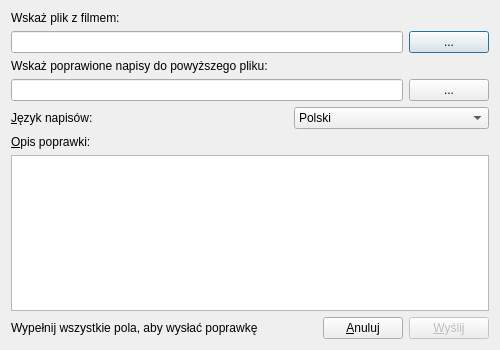
<ui version="4.0" >
 <class>frmCorrect</class>
 <widget class="QDialog" name="frmCorrect" >
  <property name="geometry" >
   <rect>
    <x>0</x>
    <y>0</y>
    <width>500</width>
    <height>350</height>
   </rect>
  </property>
  <property name="minimumSize" >
   <size>
    <width>460</width>
    <height>270</height>
   </size>
  </property>
  <property name="windowTitle" >
   <string>Wyślij poprawione napisy</string>
  </property>
  <property name="windowIcon" >
   <iconset resource="../src/resources.qrc" >:/icon/qnapi-48-icon.png</iconset>
  </property>
  <layout class="QVBoxLayout" >
   <item>
    <widget class="QLabel" name="lbMovieSelect" >
     <property name="text" >
      <string>Wskaż plik z filmem:</string>
     </property>
    </widget>
   </item>
   <item>
    <layout class="QHBoxLayout" >
     <item>
      <widget class="QLineEdit" name="leMovieSelect" />
     </item>
     <item>
      <widget class="QPushButton" name="pbMovieSelect" >
       <property name="text" >
        <string>...</string>
       </property>
      </widget>
     </item>
    </layout>
   </item>
   <item>
    <widget class="QLabel" name="lbSubtitlesSelect" >
     <property name="text" >
      <string>Wskaż poprawione napisy do powyższego pliku:</string>
     </property>
    </widget>
   </item>
   <item>
    <layout class="QHBoxLayout" >
     <item>
      <widget class="QLineEdit" name="leSubtitlesSelect" />
     </item>
     <item>
      <widget class="QPushButton" name="pbSubtitlesSelect" >
       <property name="text" >
        <string>...</string>
       </property>
      </widget>
     </item>
    </layout>
   </item>
   <item>
    <layout class="QHBoxLayout" >
     <item>
      <widget class="QLabel" name="lbLanguage" >
       <property name="text" >
        <string>&amp;Język napisów:</string>
       </property>
       <property name="buddy" >
        <cstring>cbLanguage</cstring>
       </property>
      </widget>
     </item>
     <item>
      <spacer>
       <property name="orientation" >
        <enum>Qt::Horizontal</enum>
       </property>
       <property name="sizeHint" >
        <size>
         <width>31</width>
         <height>20</height>
        </size>
       </property>
      </spacer>
     </item>
     <item>
      <widget class="QComboBox" name="cbLanguage" >
       <property name="sizePolicy" >
        <sizepolicy vsizetype="Fixed" hsizetype="Expanding" >
         <horstretch>0</horstretch>
         <verstretch>0</verstretch>
        </sizepolicy>
       </property>
       <item>
        <property name="text" >
         <string>Polski</string>
        </property>
       </item>
       <item>
        <property name="text" >
         <string>Angielski</string>
        </property>
       </item>
      </widget>
     </item>
    </layout>
   </item>
   <item>
    <widget class="QLabel" name="lbComment" >
     <property name="text" >
      <string>&amp;Opis poprawki:</string>
     </property>
     <property name="buddy" >
      <cstring>teComment</cstring>
     </property>
    </widget>
   </item>
   <item>
    <widget class="QTextEdit" name="teComment" />
   </item>
   <item>
    <layout class="QHBoxLayout" >
     <item>
      <widget class="QLabel" name="lbAction" >
       <property name="sizePolicy" >
        <sizepolicy vsizetype="Preferred" hsizetype="Expanding" >
         <horstretch>0</horstretch>
         <verstretch>0</verstretch>
        </sizepolicy>
       </property>
       <property name="text" >
        <string>Wypełnij wszystkie pola, aby wysłać poprawkę</string>
       </property>
      </widget>
     </item>
     <item>
      <widget class="QPushButton" name="pushButton" >
       <property name="text" >
        <string>&amp;Anuluj</string>
       </property>
      </widget>
     </item>
     <item>
      <widget class="QPushButton" name="pbPost" >
       <property name="enabled" >
        <bool>false</bool>
       </property>
       <property name="text" >
        <string>&amp;Wyślij</string>
       </property>
      </widget>
     </item>
    </layout>
   </item>
  </layout>
 </widget>
 <resources>
  <include location="../src/resources.qrc" />
 </resources>
 <connections>
  <connection>
   <sender>pushButton</sender>
   <signal>clicked()</signal>
   <receiver>frmCorrect</receiver>
   <slot>close()</slot>
   <hints>
    <hint type="sourcelabel" >
     <x>378</x>
     <y>299</y>
    </hint>
    <hint type="destinationlabel" >
     <x>477</x>
     <y>247</y>
    </hint>
   </hints>
  </connection>
 </connections>
</ui>
